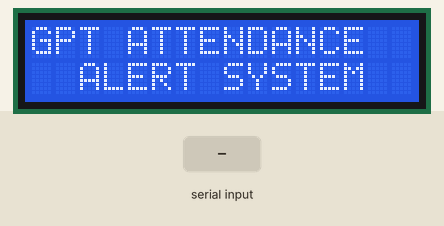
Simulated run of this sketch. Board: Arduino Uno, built with avr-gcc and run on an emulated ATmega328P. Parts: 16×2 character LCD. The inputs (shaded band) are chosen by the test bench. The modem accepts every AT command (registered, SIM ready, sends succeed) and sends nothing else; what the sketch prints to the serial monitor is not drawn.

Above: at 3.2 s.
At 10.5 s:
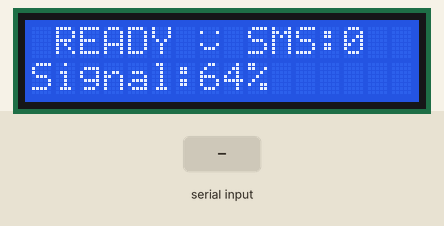
10.6 s: "P,1\n" received over Serial
12.1 s: "+CSQ:\n" received over the second serial link
At 15.0 s:
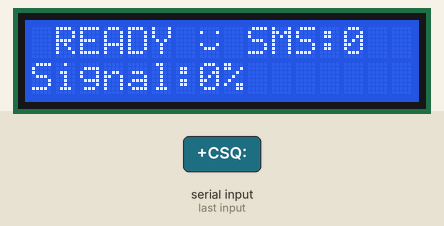
15.1 s: "A,1\n" received over Serial
16.6 s: "OK,1\n" received over Serial
Timing chart, 0 to 19.6 s (numbered marks = the images above; inputs shaded):
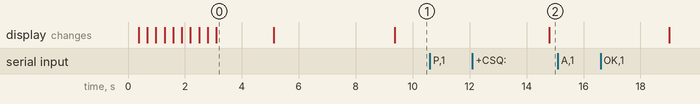

The sketch:

arduino_code.ino
```cpp
// =========================================================================================
// == ARDUINO CODE FOR BULK SMS (ELECTRON APP VERSION) WITH LCD DISPLAY ==
// =========================================================================================

// --- LIBRARIES ---
#include <SoftwareSerial.h>
#include <LiquidCrystal.h>

// --- LCD CONFIGURATION ---
LiquidCrystal lcd(7, 8, 9, 10, 11, 12); // RS, EN, D4, D5, D6, D7

// --- GSM CONFIGURATION ---
SoftwareSerial gsm(2, 3);

// --- GLOBAL VARIABLES ---
String inputBuffer = "";
bool processingCommand = false;
unsigned long smsStartTime = 0;
int totalSmsSent = 0;
int totalSmsFailed = 0;
bool gsmReady = false;
int signalStrength = -1;
bool simPresent = false;

// Custom characters
byte smiley[8] = {
  B00000,
  B10001,
  B00000,
  B00000,
  B10001,
  B01110,
  B00000,
  B00000
};

byte sadFace[8] = {
  B00000,
  B10001,
  B00000,
  B00000,
  B01110,
  B10001,
  B00000,
  B00000
};

byte antenna[8] = {
  B00100,
  B01010,
  B01010,
  B01110,
  B00100,
  B00100,
  B00100,
  B00000
};

// =========================================================================================
// == SETUP: Runs once when the Arduino starts up                                       ==
// =========================================================================================
void setup() {
  Serial.begin(9600);
  gsm.begin(9600);
  inputBuffer.reserve(512);

  // Initialize LCD display
  lcd.begin(16, 2);

  // Create custom characters
  lcd.createChar(0, smiley);
  lcd.createChar(1, sadFace);
  lcd.createChar(2, antenna);

  // Show booting up animation for 3 seconds
  showBootingAnimation();

  // Show welcome message
  lcd.clear();
  lcd.print("GPT ATTENDANCE");
  lcd.setCursor(0, 1);
  lcd.print("  ALERT SYSTEM ");
  delay(2000);

  // Initialize the GSM module
  initializeGSM();

  // Show ready screen
  showReadyScreen();

  Serial.println("ARDUINO_READY");
  Serial.println("Waiting for commands from the app...");
}

// =========================================================================================
// == MAIN LOOP: Runs continuously after setup()                                      ==
// =========================================================================================
void loop() {
  // Check signal strength every 3 seconds
  static unsigned long lastSignalCheck = 0;
  if (millis() - lastSignalCheck > 3000) {
    checkSignalStrength();
    lastSignalCheck = millis();
  }

  // Step 1: Read all available data from Serial and add it to our buffer
  while (Serial.available()) {
    char c = Serial.read();
    inputBuffer += c;
  }

  // Step 2: If we are not busy with another SMS and there's data in the buffer, process it
  if (!processingCommand && inputBuffer.length() > 0) {

    // Find the first complete command in the buffer (it must end with a newline '\n')
    int newlineIndex = inputBuffer.indexOf('\n');

    // If a complete command is found...
    if (newlineIndex != -1) {
      processingCommand = true; // Set flag to 'busy'

      // Extract the first command from the buffer
      String command = inputBuffer.substring(0, newlineIndex);
      command.trim(); // Remove any extra whitespace

      // IMPORTANT: Remove the processed command from the beginning of the buffer
      inputBuffer = inputBuffer.substring(newlineIndex + 1);

      // Only process if the command is not empty
      if (command.length() > 0) {
          Serial.print("Processing Command: ");
          Serial.println(command);

          String status_tag = getValue(command, ',', 0);
          String student_name = getValue(command, ',', 1);
          String phone_number = getValue(command, ',', 2);

          if (status_tag.length() > 0 && student_name.length() > 0 && phone_number.length() > 0) {
            String message = "";
            if (status_tag == "P") {
              message = "Dear Parent, your child " + student_name + " is PRESENT today. Regards, School";
            } else if (status_tag == "A") {
              message = "Dear Parent, your child " + student_name + " is ABSENT today. Regards, School";
            }

            // Update LCD with sending status
            showSendingAnimation(student_name);

            // Record start time for SMS sending
            smsStartTime = millis();

            sendSMS(phone_number, message);

          } else {
            Serial.println("ERR: Invalid command format. Skipping.");
          }
      }

      processingCommand = false;
    }
  }

  // Show elapsed time on second line when SMS is being sent
  if (smsStartTime > 0) {
    unsigned long elapsed = (millis() - smsStartTime) / 1000;
    lcd.setCursor(12, 1);
    lcd.print("T:");
    if (elapsed < 10) lcd.print("0");
    lcd.print(elapsed);
    lcd.print("s");
  }
}

// =========================================================================================
// == HELPER FUNCTIONS                                                                ==
// =========================================================================================

/**
 * @brief Shows booting up animation for 3 seconds
 */
void showBootingAnimation() {
  lcd.clear();
  lcd.print("BOOTING UP");

  unsigned long startTime = millis();
  int dotCount = 0;

  while (millis() - startTime < 3000) {
    lcd.setCursor(10, 0);
    for (int i = 0; i < 3; i++) {
      if (i < dotCount) {
        lcd.print(".");
      } else {
        lcd.print(" ");
      }
    }

    lcd.setCursor(0, 1);
    int progress = ((millis() - startTime) * 16) / 3000;
    for (int i = 0; i < 16; i++) {
      if (i < progress) {
        lcd.print("#");
      } else {
        lcd.print(" ");
      }
    }

    dotCount = (dotCount + 1) % 4;
    delay(300);
  }

  lcd.clear();
}

/**
 * @brief Shows sending animation with student name
 */
void showSendingAnimation(String name) {
  lcd.clear();
  lcd.print("SENDING SMS ");
  lcd.write(byte(2)); // Antenna

  String displayName = name;
  if (displayName.length() > 12) {
    displayName = displayName.substring(0, 10) + "..";
  }

  lcd.setCursor(0, 1);
  lcd.print("To: ");
  lcd.print(displayName);
}

/**
 * @brief Shows ready screen
 */
void showReadyScreen() {
  lcd.clear();
  lcd.print(" READY ");
  lcd.write(byte(0)); // Smiley
  lcd.print(" SMS:");
  lcd.print(totalSmsSent);

  lcd.setCursor(0, 1);
  if (!simPresent) {
    lcd.print("NO SIM!");
  } else if (signalStrength == -1) {
    lcd.print("Signal: ---");
  } else {
    lcd.print("Signal:");
    lcd.print(signalStrength);
    lcd.print("%");
  }
}

/**
 * @brief Shows success animation
 */
void showSuccessAnimation() {
  lcd.clear();
  lcd.print(" SUCCESS! ");
  lcd.write(byte(0));
  lcd.setCursor(0, 1);
  lcd.print("SMS Delivered!");
  delay(1500);
}

/**
 * @brief Shows error animation
 */
void showErrorAnimation(String message) {
  lcd.clear();
  lcd.print("ERROR! ");
  lcd.write(byte(1));
  lcd.setCursor(0, 1);
  lcd.print(message);

  for (int i = 0; i < 3; i++) {
    lcd.noDisplay();
    delay(200);
    lcd.display();
    delay(200);
  }
}

/**
 * @brief Checks GSM signal strength
 */
void checkSignalStrength() {
  if (!gsmReady) return;

  gsm.println("AT+CSQ");
  delay(200);

  String response = "";
  long startTime = millis();

  while (millis() - startTime < 1000) {
    if (gsm.available()) {
      response += (char)gsm.read();
    }
  }

  if (response.indexOf("+CSQ:") == -1) {
    simPresent = false;
    signalStrength = -1;
    return;
  }

  simPresent = true;
  int csqIndex = response.indexOf("+CSQ:");
  if (csqIndex != -1) {
    int commaIndex = response.indexOf(",", csqIndex);
    if (commaIndex != -1) {
      String sigStr = response.substring(csqIndex + 6, commaIndex);
      sigStr.trim();
      if (sigStr.length() > 0) {
        int rssi = sigStr.toInt();
        if (rssi == 99) {
          signalStrength = 0;
        } else if (rssi <= 31 && rssi >= 0) {
          signalStrength = map(rssi, 0, 31, 0, 100);
        } else {
          signalStrength = 0;
        }
      }
    }
  }

  if (smsStartTime == 0) {
    showReadyScreen();
  }
}

/**
 * @brief Initializes the GSM module with basic AT commands.
 */
void initializeGSM() {
  lcd.clear();
  lcd.print("Initializing GSM");
  lcd.setCursor(0, 1);
  lcd.print("Module...");
  Serial.println("Initializing GSM module...");

  gsm.println("AT");
  delay(1000);
  gsm.println("ATE0");
  delay(1000);
  gsm.println("AT+CMGF=1");
  delay(1000);

  while(gsm.available()) { gsm.read(); }

  gsmReady = true;
  checkSignalStrength();
  Serial.println("GSM module initialized.");
}

/**
 * @brief Sends an SMS and sends a clean response back to Serial.
 */
void sendSMS(String number, String text) {
  if (!simPresent) {
    showErrorAnimation("NO SIM CARD!");
    delay(2000);
    showReadyScreen();
    return;
  }

  Serial.print("Sending SMS to: ");
  Serial.println(number);

  gsm.print("AT+CMGS=\"");
  gsm.print(number);
  gsm.println("\"");

  delay(1000);

  gsm.print(text);
  delay(100);

  gsm.write(26);

  long responseStartTime = millis();
  String response = "";

  while (millis() - responseStartTime < 30000) {
    if (gsm.available()) {
      response = gsm.readString();
      if (response.indexOf("OK") != -1) {
        Serial.println("SMS_SENT_OK");
        totalSmsSent++;
        showSuccessAnimation();
        smsStartTime = 0;

        // 3-second delay between SMS
        lcd.clear();
        lcd.print("PLEASE WAIT");
        lcd.setCursor(0, 1);
        lcd.print("NEXT SMS IN: 3s");
        for (int i = 3; i > 0; i--) {
          lcd.setCursor(12, 1);
          lcd.print(i);
          lcd.print("s");
          delay(1000);
        }

        showReadyScreen();
        return;
      }
      if (response.indexOf("ERROR") != -1 || response.indexOf("FAIL") != -1) {
        Serial.println("SMS_SENT_FAIL");
        totalSmsFailed++;
        showErrorAnimation("SMS Failed!");
        delay(2000);
        smsStartTime = 0;
        showReadyScreen();
        return;
      }
    }
  }

  Serial.println("ERR: Timeout waiting for SMS confirmation.");
  totalSmsFailed++;
  showErrorAnimation("Timeout Error!");
  delay(2000);
  smsStartTime = 0;
  showReadyScreen();
}

/**
 * @brief Parses a string to get a value based on a separator.
 */
String getValue(String data, char separator, int index) {
  int found = 0;
  int strIndex[] = {0, -1};
  int maxIndex = data.length() - 1;

  for (int i = 0; i <= maxIndex && found <= index; i++) {
    if (data.charAt(i) == separator || i == maxIndex) {
      found++;
      strIndex[0] = strIndex[1] + 1;
      strIndex[1] = (i == maxIndex) ? i + 1 : i;
    }
  }
  return found > index ? data.substring(strIndex[0], strIndex[1]) : "";
}
```

Measured:
- after the input at 10.6 s, every drawn part: stays the same
- after the input at 12.1 s, the display: changes after 2.7 s (image 2)
- after the input at 15.1 s, every drawn part: stays the same
- what the display in image 0 shows lasts 2.0 s, from 3.1 s to 5.1 s
